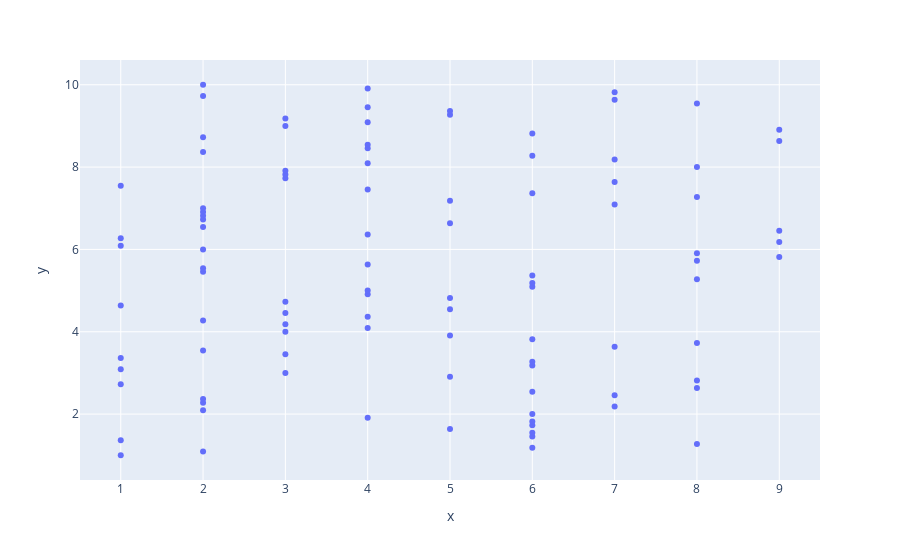

Source (notebook cell):
### Code cell
px.scatter(x=x,y=y)

### Figure 1 — Plotly figure (JSON) as saved in the notebook; plotly's stock layout.template omitted (floating-point values rounded to 4 significant figures)
{"data": [{"hovertemplate": "x=%{x}<br>y=%{y}<extra></extra>", "legendgroup": "", "marker": {"color": "#636efa", "symbol": "circle"}, "mode": "markers", "name": "", "orientation": "v", "showlegend": false, "type": "scatter", "x": [1, 2, 6, 8, 1, 6, 6, 5, 6, 6, 4, 6, 2, 7, 2, 2, 7, 6, 8, 1, 8, 5, 3, 1, 6, 6, 1, 3, 2, 7, 8, 6, 5, 3, 4, 3, 2, 4, 3, 5, 1, 3, 5, 4, 4, 6, 6, 8, 6, 2, 2, 4, 8, 9, 8, 2, 1, 9, 1, 4, 9, 2, 5, 2, 2, 2, 2, 7, 5, 8, 6, 4, 1, 7, 3, 3, 3, 8, 4, 7, 6, 2, 4, 4, 9, 2, 6, 9, 3, 4, 3, 5, 5, 4, 8, 7, 2, 7, 4, 2], "xaxis": "x", "y": [1, 1.091, 1.182, 1.273, 1.364, 1.455, 1.545, 1.636, 1.727, 1.818, 1.909, 2, 2.091, 2.182, 2.273, 2.364, 2.455, 2.545, 2.636, 2.727, 2.818, 2.909, 3, 3.091, 3.182, 3.273, 3.364, 3.455, 3.545, 3.636, 3.727, 3.818, 3.909, 4, 4.091, 4.182, 4.273, 4.364, 4.455, 4.545, 4.636, 4.727, 4.818, 4.909, 5, 5.091, 5.182, 5.273, 5.364, 5.455, 5.545, 5.636, 5.727, 5.818, 5.909, 6, 6.091, 6.182, 6.273, 6.364, 6.455, 6.545, 6.636, 6.727, 6.818, 6.909, 7, 7.091, 7.182, 7.273, 7.364, 7.455, 7.545, 7.636, 7.727, 7.818, 7.909, 8, 8.091, 8.182, 8.273, 8.364, 8.455, 8.545, 8.636, 8.727, 8.818, 8.909, 9, 9.091, 9.182, 9.273, 9.364, 9.455, 9.545, 9.636, 9.727, 9.818, 9.909, 10], "yaxis": "y"}], "layout": {"legend": {"tracegroupgap": 0}, "margin": {"t": 60}, "xaxis": {"anchor": "y", "domain": [0, 1], "title": {"text": "x"}}, "yaxis": {"anchor": "x", "domain": [0, 1], "title": {"text": "y"}}}}
